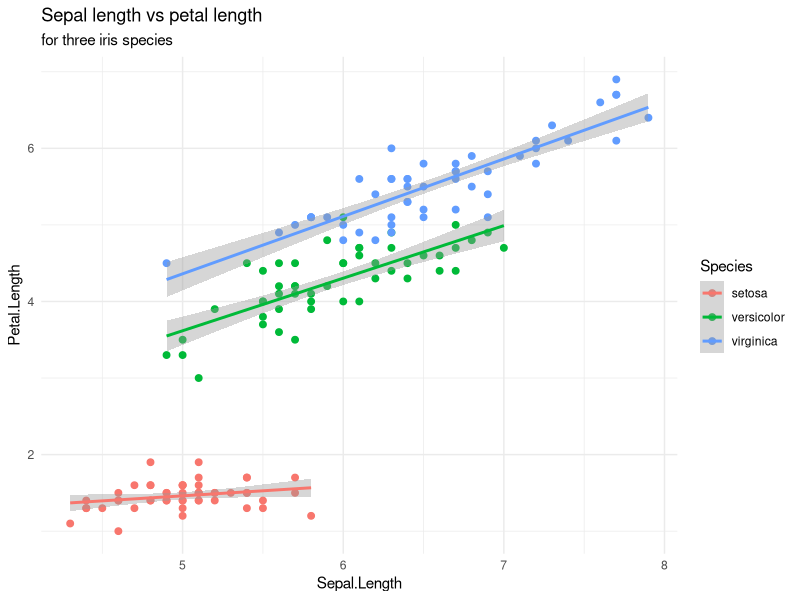
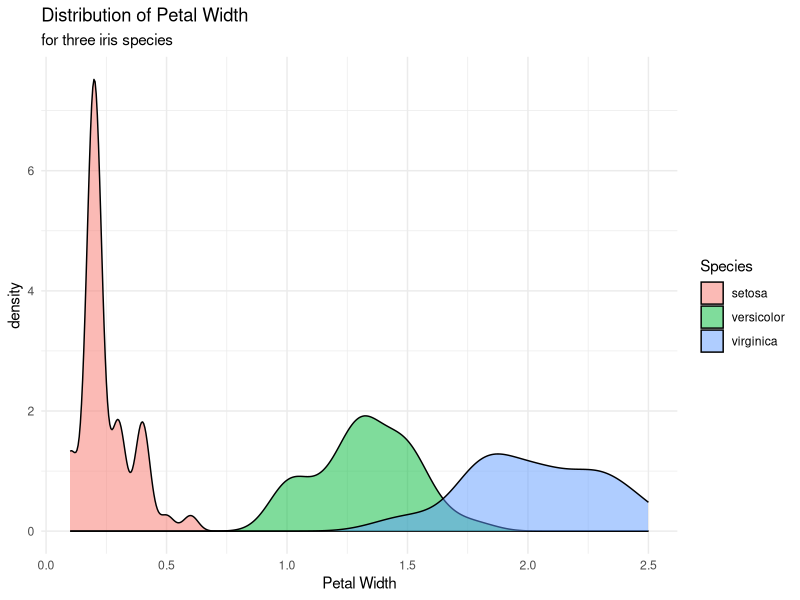
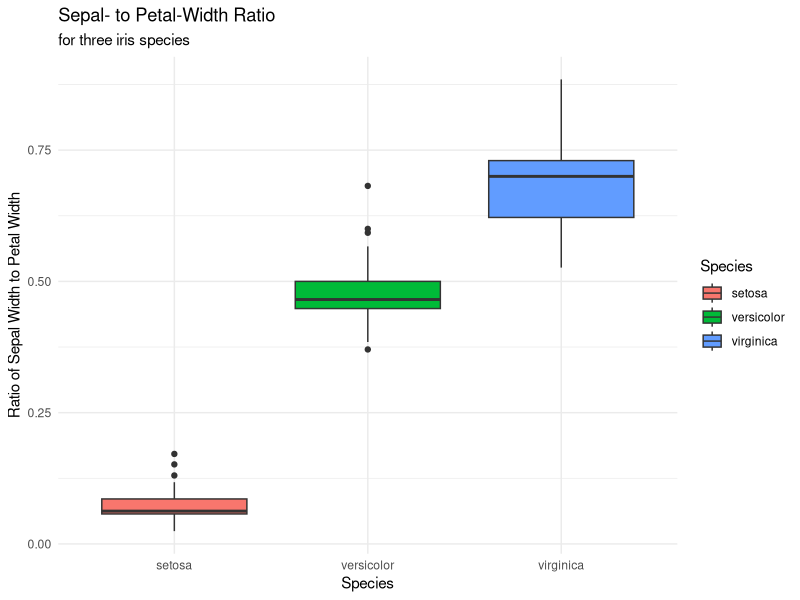
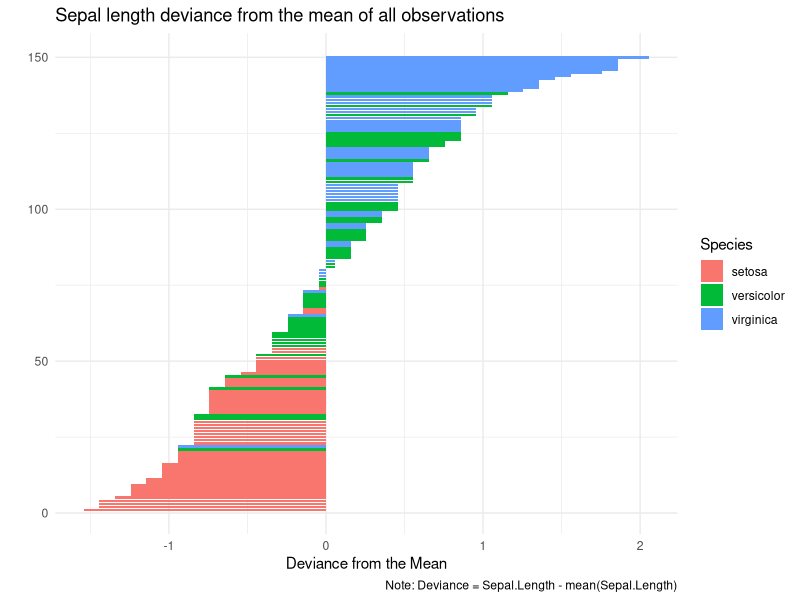

Write R code to recreate these figures, in order.
####################BAKER_ggplot.R      Assignment 5#######################
iris<- iris
library(tidyverse)
#1
png(filename = "./iris_fig1.png")
ggplot(iris, aes(x=Sepal.Length, y=Petal.Length)) + geom_point()  +
  geom_point(aes(color=Species),size=2) + 
  geom_smooth(method="lm", aes(color=Species)) +
  labs(title="Sepal length vs petal length", subtitle="for three iris species",
       y="Petal.Length", x="Sepal.Length" ) +
  theme_minimal()
dev.off()

#2
png(filename = "./iris_fig2.png")
ggplot(iris, aes(x=Petal.Width, fill=Species))  +
  geom_density(alpha = .5) +
  labs(title="Distribution of Petal Width", subtitle="for three iris species",
       y="density", x="Petal Width" ) +
  theme_minimal()
dev.off()

#3
png(filename = "./iris_fig3.png")
new_y <- (iris$Petal.Width/iris$Sepal.Width)
ggplot(iris, aes(x=Species, y=new_y,fill=Species))  +
  geom_boxplot()+
  labs(title="Sepal- to Petal-Width Ratio", subtitle="for three iris species",
       y="Ratio of Sepal Width to Petal Width", x="Species" ) +
  theme_minimal()
dev.off()

#4
mean <- mean(iris$Sepal.Length)
deviance <- (iris$Sepal.Length-mean)
class(deviance)

#png(filename = "./iris_fig4.png")
#ggplot(iris, aes( x=order((deviance)), fill=Species))  +
#  geom_histogram(bins=99)+
#  labs(title="Sepal length deviance from the mean of all observations",
#       x="Deviance from the Mean", y=NULL, caption="Note: Deviance = Sepal.Length - mean(Sepal.Length)" ) +
#  theme_minimal()+
#  coord_flip()
#dev.off()

iris <- iris
iris2 <- iris[order(iris$Sepal.Length-mean(iris$Sepal.Length)),]


png(filename = "./iris_fig4.png")
ggplot(iris2, aes(x=1:150, y=Sepal.Length-mean(Sepal.Length), fill=Species))+
  geom_bar(stat="identity") +
  coord_flip()+
  theme_minimal()+
  labs(title="Sepal length deviance from the mean of all observations",
       y="Deviance from the Mean", x="", y=NULL, caption="Note: Deviance = Sepal.Length - mean(Sepal.Length)" )
dev.off()




